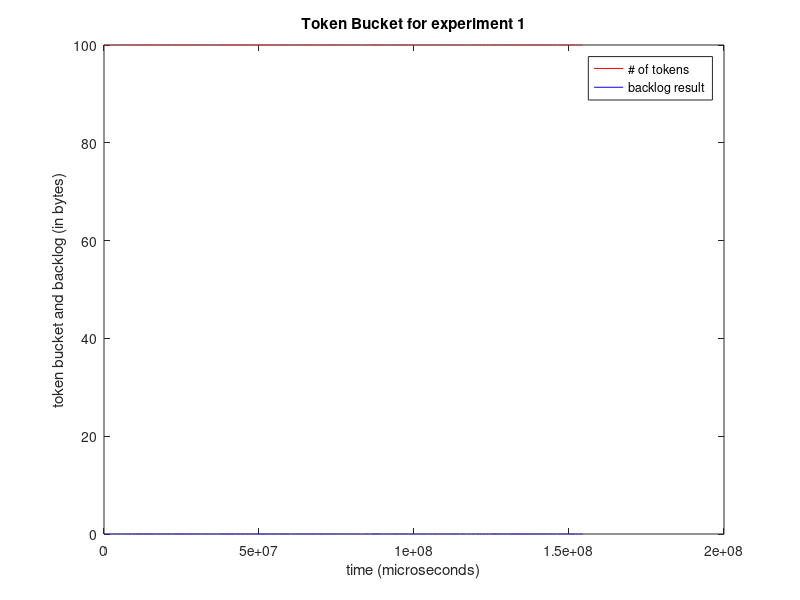
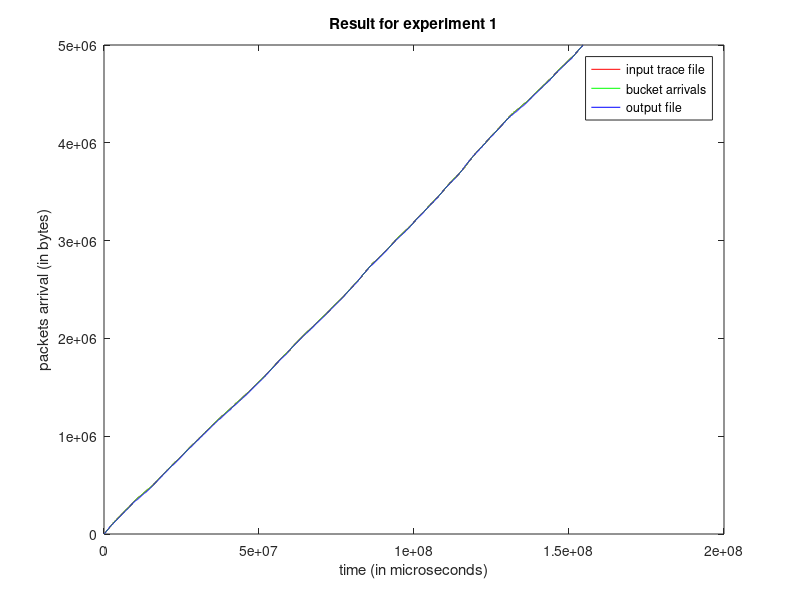

MATLAB code for these plots, in order:
clc;clear all;
%%%%%%%%%%%%%%%%%%%%%%%%%%%%%%%%%%%%%%%%%%%%%%%%%%%%%%%%%%%%%%%%%%%
%Reading data from a file
%Note that time is in micro seconds and packetsize is in Bytes
%%%%%%%%%%%%%%%%%%%%%%%%%%%%%%%%%%%%%%%%%%%%%%%%%%%%%%%%%%%%%%%%%%%

%trace file
[packet_no_p, time_p, packetsize_p] = textread('ex1_GeneratorOutput.txt', '%f %f %f');

time1 = zeros(1,50000);
arrival1 = zeros(1,50000);

time1(1) = time_p(1);
arrival1(1) = packetsize_p(1);
i=2
while i<=50000
    time1(i) = time1(i-1) + time_p(i);
    arrival1(i) = arrival1(i-1) + packetsize_p(i);
    i=i+1;
end
    
%token bucket output
[arrival_time, packetsize_p2, back_log, num_of_tokens] = textread('ex1_bucket.txt', '%f %f %f %f');
time2 = zeros(1,50000);
arrival2 = zeros(1,50000);

time2(1) = arrival_time(1);
arrival2(1) = packetsize_p2(1);
i=2
while i<=50000
    time2(i) = time2(i-1) + arrival_time(i);
    arrival2(i) = arrival2(i-1) + packetsize_p2(i);
    i=i+1;
end

%sink output
[packet_no_p3, packetsize_p3, arrival_time2] = textread('ex1_TrafficSinkOutput.txt', '%f %f %f');
time3 = zeros(1,50000);
arrival3 = zeros(1,50000);

time3(1) = arrival_time2(1);
arrival3(1) = packetsize_p3(1);
i=2
while i<=50000
    time3(i) = time3(i-1) + arrival_time2(i);
    arrival3(i) = arrival3(i-1) + packetsize_p3(i);
    i=i+1;
end

%First plot shows the plot for backlog, as well as the token. 
figure(1);
plotToken = zeros(1,50000);
plotBacklog = zeros(1,50000);
i=1;
while i<=50000
    plotToken(i) = num_of_tokens(i);
    plotBacklog(i) = back_log(i);
    i=i+1;
end
h1 = plot(time2, plotToken, 'r',time2, plotBacklog,'b')
hold on
legned_1= legend(h1,'# of tokens','backlog result');

title('Token Bucket for experiment 1');
xlabel('time (microseconds)');
ylabel('token bucket and backlog (in bytes)');
hold off
%Second plot is the result for input file, bucket and output file. 
figure(2);
h2 = plot(time1,arrival1, 'r', time2,arrival2, 'g', time3,arrival3, 'b');
hold on
legend_2 = legend(h2, 'input trace file', 'bucket arrivals', 'output file');
title('Result for experiment 1');
xlabel('time (in microseconds)');
ylabel('packets arrival (in bytes)');
hold off